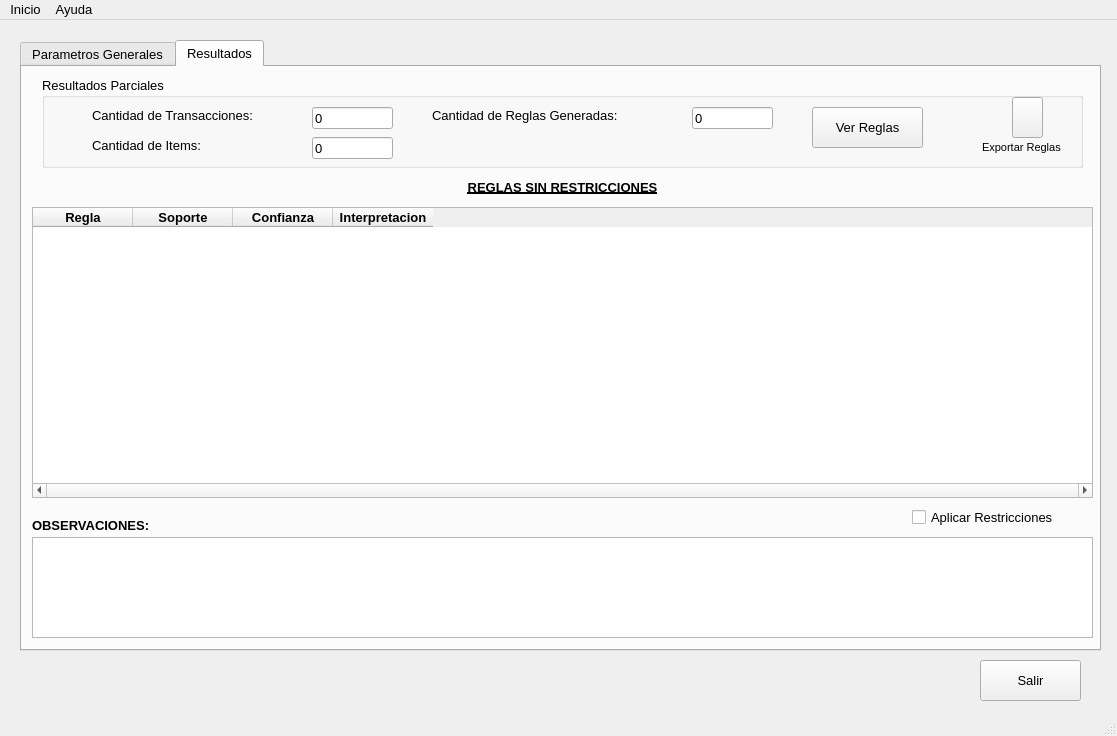
<?xml version="1.0" encoding="UTF-8"?>
<ui version="4.0">
 <class>MainWindow</class>
 <widget class="QMainWindow" name="MainWindow">
  <property name="geometry">
   <rect>
    <x>0</x>
    <y>0</y>
    <width>1117</width>
    <height>736</height>
   </rect>
  </property>
  <property name="sizePolicy">
   <sizepolicy hsizetype="Preferred" vsizetype="Preferred">
    <horstretch>0</horstretch>
    <verstretch>0</verstretch>
   </sizepolicy>
  </property>
  <property name="maximumSize">
   <size>
    <width>1117</width>
    <height>736</height>
   </size>
  </property>
  <property name="windowTitle">
   <string>AppRules</string>
  </property>
  <property name="windowIcon">
   <iconset resource="recursos/imagenes.qrc">
    <normaloff>:/images/regla.png</normaloff>:/images/regla.png</iconset>
  </property>
  <widget class="QWidget" name="centralwidget">
   <widget class="QPushButton" name="btn_salir">
    <property name="geometry">
     <rect>
      <x>980</x>
      <y>640</y>
      <width>101</width>
      <height>41</height>
     </rect>
    </property>
    <property name="font">
     <font>
      <pointsize>10</pointsize>
     </font>
    </property>
    <property name="toolTip">
     <string>&lt;html&gt;&lt;head/&gt;&lt;body&gt;&lt;p&gt;Salir de la Aplicacion&lt;/p&gt;&lt;/body&gt;&lt;/html&gt;</string>
    </property>
    <property name="text">
     <string>Salir</string>
    </property>
   </widget>
   <widget class="QTabWidget" name="tabWidget">
    <property name="geometry">
     <rect>
      <x>20</x>
      <y>20</y>
      <width>1081</width>
      <height>611</height>
     </rect>
    </property>
    <property name="font">
     <font>
      <pointsize>10</pointsize>
     </font>
    </property>
    <property name="currentIndex">
     <number>1</number>
    </property>
    <widget class="QWidget" name="tab">
     <attribute name="title">
      <string>Parametros Generales</string>
     </attribute>
     <widget class="QGroupBox" name="groupBox_3">
      <property name="geometry">
       <rect>
        <x>10</x>
        <y>380</y>
        <width>1031</width>
        <height>91</height>
       </rect>
      </property>
      <property name="title">
       <string>Parametros de Poda</string>
      </property>
      <widget class="QCheckBox" name="cb_soporte">
       <property name="enabled">
        <bool>false</bool>
       </property>
       <property name="geometry">
        <rect>
         <x>40</x>
         <y>40</y>
         <width>101</width>
         <height>20</height>
        </rect>
       </property>
       <property name="text">
        <string>Soporte</string>
       </property>
       <property name="checkable">
        <bool>true</bool>
       </property>
       <property name="checked">
        <bool>true</bool>
       </property>
      </widget>
      <widget class="QCheckBox" name="cb_confianza">
       <property name="enabled">
        <bool>false</bool>
       </property>
       <property name="geometry">
        <rect>
         <x>210</x>
         <y>40</y>
         <width>111</width>
         <height>20</height>
        </rect>
       </property>
       <property name="text">
        <string>Confianza</string>
       </property>
       <property name="checked">
        <bool>true</bool>
       </property>
      </widget>
      <widget class="QCheckBox" name="cb_sustentacion">
       <property name="geometry">
        <rect>
         <x>390</x>
         <y>40</y>
         <width>161</width>
         <height>20</height>
        </rect>
       </property>
       <property name="text">
        <string>Conviccion </string>
       </property>
      </widget>
      <widget class="QCheckBox" name="cb_lift">
       <property name="geometry">
        <rect>
         <x>560</x>
         <y>40</y>
         <width>191</width>
         <height>20</height>
        </rect>
       </property>
       <property name="text">
        <string>Sustentacion (Lift)</string>
       </property>
      </widget>
     </widget>
     <widget class="QGroupBox" name="groupBox_4">
      <property name="geometry">
       <rect>
        <x>10</x>
        <y>230</y>
        <width>1041</width>
        <height>121</height>
       </rect>
      </property>
      <property name="title">
       <string>Restriciones</string>
      </property>
      <widget class="QCheckBox" name="cb_min_consecuentes">
       <property name="geometry">
        <rect>
         <x>80</x>
         <y>70</y>
         <width>221</width>
         <height>20</height>
        </rect>
       </property>
       <property name="text">
        <string>Minimo de Consecuentes:</string>
       </property>
      </widget>
      <widget class="QSpinBox" name="sb_min_consecuentes">
       <property name="enabled">
        <bool>false</bool>
       </property>
       <property name="geometry">
        <rect>
         <x>300</x>
         <y>70</y>
         <width>61</width>
         <height>22</height>
        </rect>
       </property>
       <property name="minimum">
        <number>1</number>
       </property>
       <property name="value">
        <number>1</number>
       </property>
      </widget>
      <widget class="QCheckBox" name="cb_min_antecedentes">
       <property name="geometry">
        <rect>
         <x>80</x>
         <y>30</y>
         <width>231</width>
         <height>20</height>
        </rect>
       </property>
       <property name="text">
        <string>Minimo de Antecedentes:</string>
       </property>
      </widget>
      <widget class="QSpinBox" name="sb_min_antecedentes">
       <property name="enabled">
        <bool>false</bool>
       </property>
       <property name="geometry">
        <rect>
         <x>300</x>
         <y>30</y>
         <width>61</width>
         <height>22</height>
        </rect>
       </property>
       <property name="minimum">
        <number>1</number>
       </property>
       <property name="value">
        <number>1</number>
       </property>
      </widget>
     </widget>
     <widget class="QSpinBox" name="sb_max_consecuentes">
      <property name="enabled">
       <bool>false</bool>
      </property>
      <property name="geometry">
       <rect>
        <x>700</x>
        <y>300</y>
        <width>61</width>
        <height>22</height>
       </rect>
      </property>
      <property name="minimum">
       <number>1</number>
      </property>
      <property name="value">
       <number>5</number>
      </property>
     </widget>
     <widget class="QCheckBox" name="cb_max_antecedentes">
      <property name="geometry">
       <rect>
        <x>480</x>
        <y>260</y>
        <width>231</width>
        <height>20</height>
       </rect>
      </property>
      <property name="text">
       <string>Maximo de Antecedentes:</string>
      </property>
     </widget>
     <widget class="QCheckBox" name="cb_max_consecuentes">
      <property name="geometry">
       <rect>
        <x>480</x>
        <y>300</y>
        <width>221</width>
        <height>20</height>
       </rect>
      </property>
      <property name="text">
       <string>Maximo de Consecuentes:</string>
      </property>
     </widget>
     <widget class="QSpinBox" name="sb_max_antecedentes">
      <property name="enabled">
       <bool>false</bool>
      </property>
      <property name="geometry">
       <rect>
        <x>700</x>
        <y>260</y>
        <width>61</width>
        <height>22</height>
       </rect>
      </property>
      <property name="minimum">
       <number>1</number>
      </property>
      <property name="value">
       <number>5</number>
      </property>
     </widget>
     <widget class="QGroupBox" name="groupBox">
      <property name="geometry">
       <rect>
        <x>10</x>
        <y>20</y>
        <width>1041</width>
        <height>191</height>
       </rect>
      </property>
      <property name="title">
       <string>Parametros</string>
      </property>
      <widget class="QLabel" name="l_archivo">
       <property name="geometry">
        <rect>
         <x>70</x>
         <y>40</y>
         <width>71</width>
         <height>16</height>
        </rect>
       </property>
       <property name="text">
        <string>Archivo:</string>
       </property>
      </widget>
      <widget class="QLabel" name="label_2">
       <property name="geometry">
        <rect>
         <x>280</x>
         <y>80</y>
         <width>121</width>
         <height>16</height>
        </rect>
       </property>
       <property name="text">
        <string>Confianza (%):</string>
       </property>
      </widget>
      <widget class="QLabel" name="l_soporte">
       <property name="geometry">
        <rect>
         <x>70</x>
         <y>80</y>
         <width>101</width>
         <height>20</height>
        </rect>
       </property>
       <property name="text">
        <string>Soporte (%):</string>
       </property>
      </widget>
      <widget class="QDoubleSpinBox" name="dsb_soporte">
       <property name="geometry">
        <rect>
         <x>190</x>
         <y>70</y>
         <width>81</width>
         <height>31</height>
        </rect>
       </property>
       <property name="maximum">
        <double>100.000000000000000</double>
       </property>
       <property name="value">
        <double>30.000000000000000</double>
       </property>
      </widget>
      <widget class="QDoubleSpinBox" name="dsb_confianza">
       <property name="geometry">
        <rect>
         <x>410</x>
         <y>70</y>
         <width>81</width>
         <height>31</height>
        </rect>
       </property>
       <property name="maximum">
        <double>100.000000000000000</double>
       </property>
       <property name="value">
        <double>80.000000000000000</double>
       </property>
      </widget>
      <widget class="QPushButton" name="btn_examinar">
       <property name="geometry">
        <rect>
         <x>720</x>
         <y>30</y>
         <width>101</width>
         <height>31</height>
        </rect>
       </property>
       <property name="text">
        <string>Examinar</string>
       </property>
      </widget>
      <widget class="QLineEdit" name="le_examinar">
       <property name="geometry">
        <rect>
         <x>150</x>
         <y>31</y>
         <width>561</width>
         <height>31</height>
        </rect>
       </property>
       <property name="text">
        <string/>
       </property>
       <property name="placeholderText">
        <string/>
       </property>
      </widget>
      <widget class="Line" name="line">
       <property name="geometry">
        <rect>
         <x>20</x>
         <y>110</y>
         <width>1001</width>
         <height>20</height>
        </rect>
       </property>
       <property name="orientation">
        <enum>Qt::Horizontal</enum>
       </property>
      </widget>
      <widget class="QProgressBar" name="barra_progreso">
       <property name="enabled">
        <bool>true</bool>
       </property>
       <property name="geometry">
        <rect>
         <x>20</x>
         <y>140</y>
         <width>801</width>
         <height>23</height>
        </rect>
       </property>
       <property name="minimum">
        <number>0</number>
       </property>
       <property name="value">
        <number>0</number>
       </property>
       <property name="textVisible">
        <bool>true</bool>
       </property>
      </widget>
     </widget>
     <widget class="QPushButton" name="btn_procesar">
      <property name="geometry">
       <rect>
        <x>940</x>
        <y>520</y>
        <width>101</width>
        <height>41</height>
       </rect>
      </property>
      <property name="text">
       <string>Procesar</string>
      </property>
     </widget>
     <widget class="QPushButton" name="btn_detener">
      <property name="geometry">
       <rect>
        <x>810</x>
        <y>520</y>
        <width>101</width>
        <height>41</height>
       </rect>
      </property>
      <property name="text">
       <string>Detener</string>
      </property>
     </widget>
    </widget>
    <widget class="QWidget" name="tab_3">
     <attribute name="title">
      <string>Resultados</string>
     </attribute>
     <widget class="QGroupBox" name="groupBox_2">
      <property name="geometry">
       <rect>
        <x>20</x>
        <y>10</y>
        <width>1041</width>
        <height>91</height>
       </rect>
      </property>
      <property name="font">
       <font>
        <pointsize>10</pointsize>
       </font>
      </property>
      <property name="title">
       <string>Resultados Parciales</string>
      </property>
      <widget class="QLabel" name="label">
       <property name="geometry">
        <rect>
         <x>50</x>
         <y>30</y>
         <width>201</width>
         <height>16</height>
        </rect>
       </property>
       <property name="font">
        <font>
         <pointsize>10</pointsize>
        </font>
       </property>
       <property name="text">
        <string>Cantidad de Transacciones:</string>
       </property>
      </widget>
      <widget class="QLabel" name="label_3">
       <property name="geometry">
        <rect>
         <x>50</x>
         <y>60</y>
         <width>201</width>
         <height>16</height>
        </rect>
       </property>
       <property name="font">
        <font>
         <pointsize>10</pointsize>
        </font>
       </property>
       <property name="text">
        <string>Cantidad de Items:</string>
       </property>
      </widget>
      <widget class="QLineEdit" name="le_cant_transacciones">
       <property name="enabled">
        <bool>true</bool>
       </property>
       <property name="geometry">
        <rect>
         <x>270</x>
         <y>30</y>
         <width>81</width>
         <height>22</height>
        </rect>
       </property>
       <property name="font">
        <font>
         <pointsize>10</pointsize>
        </font>
       </property>
       <property name="layoutDirection">
        <enum>Qt::LeftToRight</enum>
       </property>
       <property name="text">
        <string>0</string>
       </property>
       <property name="readOnly">
        <bool>true</bool>
       </property>
      </widget>
      <widget class="QLineEdit" name="le_cant_productos">
       <property name="enabled">
        <bool>true</bool>
       </property>
       <property name="geometry">
        <rect>
         <x>270</x>
         <y>60</y>
         <width>81</width>
         <height>22</height>
        </rect>
       </property>
       <property name="font">
        <font>
         <pointsize>10</pointsize>
        </font>
       </property>
       <property name="layoutDirection">
        <enum>Qt::LeftToRight</enum>
       </property>
       <property name="text">
        <string>0</string>
       </property>
       <property name="echoMode">
        <enum>QLineEdit::Normal</enum>
       </property>
       <property name="readOnly">
        <bool>true</bool>
       </property>
       <property name="placeholderText">
        <string/>
       </property>
      </widget>
      <widget class="QPushButton" name="btn_ver_reglas">
       <property name="enabled">
        <bool>true</bool>
       </property>
       <property name="geometry">
        <rect>
         <x>770</x>
         <y>30</y>
         <width>111</width>
         <height>41</height>
        </rect>
       </property>
       <property name="font">
        <font>
         <pointsize>10</pointsize>
        </font>
       </property>
       <property name="mouseTracking">
        <bool>false</bool>
       </property>
       <property name="toolTip">
        <string>&lt;html&gt;&lt;head/&gt;&lt;body&gt;&lt;p&gt;Ver Reglas Generadas&lt;/p&gt;&lt;/body&gt;&lt;/html&gt;</string>
       </property>
       <property name="styleSheet">
        <string notr="true"/>
       </property>
       <property name="inputMethodHints">
        <set>Qt::ImhNone</set>
       </property>
       <property name="text">
        <string>Ver Reglas</string>
       </property>
       <property name="autoDefault">
        <bool>false</bool>
       </property>
       <property name="default">
        <bool>false</bool>
       </property>
       <property name="flat">
        <bool>false</bool>
       </property>
      </widget>
      <widget class="QLabel" name="label_5">
       <property name="geometry">
        <rect>
         <x>390</x>
         <y>30</y>
         <width>241</width>
         <height>16</height>
        </rect>
       </property>
       <property name="font">
        <font>
         <pointsize>10</pointsize>
        </font>
       </property>
       <property name="text">
        <string>Cantidad de Reglas Generadas:</string>
       </property>
      </widget>
      <widget class="QLineEdit" name="le_cant_reglas">
       <property name="enabled">
        <bool>true</bool>
       </property>
       <property name="geometry">
        <rect>
         <x>650</x>
         <y>30</y>
         <width>81</width>
         <height>22</height>
        </rect>
       </property>
       <property name="font">
        <font>
         <pointsize>10</pointsize>
        </font>
       </property>
       <property name="layoutDirection">
        <enum>Qt::LeftToRight</enum>
       </property>
       <property name="text">
        <string>0</string>
       </property>
       <property name="readOnly">
        <bool>true</bool>
       </property>
      </widget>
      <widget class="QPushButton" name="btn_pdf">
       <property name="geometry">
        <rect>
         <x>970</x>
         <y>20</y>
         <width>31</width>
         <height>41</height>
        </rect>
       </property>
       <property name="text">
        <string/>
       </property>
       <property name="icon">
        <iconset resource="recursos/imagenes.qrc">
         <normaloff>:/images/pdf.png</normaloff>:/images/pdf.png</iconset>
       </property>
       <property name="iconSize">
        <size>
         <width>40</width>
         <height>40</height>
        </size>
       </property>
      </widget>
      <widget class="QLabel" name="label_6">
       <property name="geometry">
        <rect>
         <x>940</x>
         <y>60</y>
         <width>101</width>
         <height>20</height>
        </rect>
       </property>
       <property name="font">
        <font>
         <pointsize>8</pointsize>
        </font>
       </property>
       <property name="text">
        <string>Exportar Reglas</string>
       </property>
      </widget>
     </widget>
     <widget class="QTableWidget" name="tw_rules">
      <property name="geometry">
       <rect>
        <x>10</x>
        <y>140</y>
        <width>1061</width>
        <height>291</height>
       </rect>
      </property>
      <property name="horizontalScrollBarPolicy">
       <enum>Qt::ScrollBarAlwaysOn</enum>
      </property>
      <property name="columnCount">
       <number>4</number>
      </property>
      <column>
       <property name="text">
        <string>Regla</string>
       </property>
       <property name="font">
        <font>
         <pointsize>10</pointsize>
         <weight>75</weight>
         <bold>true</bold>
        </font>
       </property>
       <property name="foreground">
        <brush brushstyle="SolidPattern">
         <color alpha="255">
          <red>0</red>
          <green>0</green>
          <blue>0</blue>
         </color>
        </brush>
       </property>
      </column>
      <column>
       <property name="text">
        <string>Soporte</string>
       </property>
       <property name="font">
        <font>
         <pointsize>10</pointsize>
         <weight>75</weight>
         <bold>true</bold>
        </font>
       </property>
      </column>
      <column>
       <property name="text">
        <string>Confianza</string>
       </property>
       <property name="font">
        <font>
         <pointsize>10</pointsize>
         <weight>75</weight>
         <bold>true</bold>
        </font>
       </property>
      </column>
      <column>
       <property name="text">
        <string>Interpretacion</string>
       </property>
       <property name="font">
        <font>
         <pointsize>10</pointsize>
         <weight>75</weight>
         <bold>true</bold>
        </font>
       </property>
      </column>
     </widget>
     <widget class="QTextEdit" name="te_observaciones">
      <property name="geometry">
       <rect>
        <x>10</x>
        <y>470</y>
        <width>1061</width>
        <height>101</height>
       </rect>
      </property>
     </widget>
     <widget class="QLabel" name="label_4">
      <property name="geometry">
       <rect>
        <x>10</x>
        <y>450</y>
        <width>201</width>
        <height>16</height>
       </rect>
      </property>
      <property name="font">
       <font>
        <pointsize>10</pointsize>
        <weight>75</weight>
        <bold>true</bold>
       </font>
      </property>
      <property name="text">
       <string>OBSERVACIONES:</string>
      </property>
     </widget>
     <widget class="QCheckBox" name="cb_aplicar_restricc">
      <property name="geometry">
       <rect>
        <x>890</x>
        <y>440</y>
        <width>181</width>
        <height>20</height>
       </rect>
      </property>
      <property name="text">
       <string>Aplicar Restricciones</string>
      </property>
     </widget>
     <widget class="QLabel" name="l_titulo">
      <property name="geometry">
       <rect>
        <x>20</x>
        <y>110</y>
        <width>1041</width>
        <height>20</height>
       </rect>
      </property>
      <property name="font">
       <font>
        <pointsize>10</pointsize>
        <weight>75</weight>
        <italic>false</italic>
        <bold>true</bold>
        <underline>true</underline>
        <strikeout>false</strikeout>
        <kerning>true</kerning>
       </font>
      </property>
      <property name="text">
       <string>REGLAS SIN RESTRICCIONES</string>
      </property>
      <property name="alignment">
       <set>Qt::AlignCenter</set>
      </property>
     </widget>
    </widget>
   </widget>
  </widget>
  <widget class="QMenuBar" name="menubar">
   <property name="geometry">
    <rect>
     <x>0</x>
     <y>0</y>
     <width>1117</width>
     <height>29</height>
    </rect>
   </property>
   <property name="font">
    <font>
     <pointsize>10</pointsize>
    </font>
   </property>
   <widget class="QMenu" name="menuInicio">
    <property name="title">
     <string>Inicio</string>
    </property>
    <addaction name="actionSalir"/>
   </widget>
   <widget class="QMenu" name="menuAyuda">
    <property name="title">
     <string>Ayuda</string>
    </property>
    <addaction name="actionInstrucciones_de_Uso"/>
    <addaction name="separator"/>
    <addaction name="actionAcerca_de"/>
   </widget>
   <addaction name="menuInicio"/>
   <addaction name="menuAyuda"/>
  </widget>
  <widget class="QStatusBar" name="statusbar"/>
  <action name="actionInstrucciones_de_Uso">
   <property name="text">
    <string>Instrucciones de Uso</string>
   </property>
  </action>
  <action name="actionAcerca_de">
   <property name="text">
    <string>Acerca de</string>
   </property>
  </action>
  <action name="actionSalir">
   <property name="text">
    <string>Salir</string>
   </property>
   <property name="font">
    <font>
     <pointsize>10</pointsize>
    </font>
   </property>
  </action>
  <action name="actionDesde_Archivo">
   <property name="text">
    <string>Desde Archivo</string>
   </property>
  </action>
  <action name="actionIngreso_Manual">
   <property name="text">
    <string>Ingreso Manual</string>
   </property>
  </action>
  <action name="actionReset">
   <property name="checkable">
    <bool>false</bool>
   </property>
   <property name="enabled">
    <bool>true</bool>
   </property>
   <property name="text">
    <string>Reset</string>
   </property>
   <property name="font">
    <font>
     <pointsize>10</pointsize>
    </font>
   </property>
  </action>
 </widget>
 <tabstops>
  <tabstop>tabWidget</tabstop>
  <tabstop>le_examinar</tabstop>
  <tabstop>btn_examinar</tabstop>
  <tabstop>dsb_soporte</tabstop>
  <tabstop>dsb_confianza</tabstop>
  <tabstop>cb_min_antecedentes</tabstop>
  <tabstop>sb_min_antecedentes</tabstop>
  <tabstop>cb_max_antecedentes</tabstop>
  <tabstop>sb_max_antecedentes</tabstop>
  <tabstop>cb_min_consecuentes</tabstop>
  <tabstop>sb_min_consecuentes</tabstop>
  <tabstop>cb_max_consecuentes</tabstop>
  <tabstop>sb_max_consecuentes</tabstop>
  <tabstop>cb_soporte</tabstop>
  <tabstop>cb_confianza</tabstop>
  <tabstop>cb_sustentacion</tabstop>
  <tabstop>cb_lift</tabstop>
  <tabstop>btn_procesar</tabstop>
  <tabstop>btn_ver_reglas</tabstop>
  <tabstop>le_cant_transacciones</tabstop>
  <tabstop>le_cant_reglas</tabstop>
  <tabstop>le_cant_productos</tabstop>
  <tabstop>tw_rules</tabstop>
  <tabstop>cb_aplicar_restricc</tabstop>
  <tabstop>te_observaciones</tabstop>
  <tabstop>btn_salir</tabstop>
  <tabstop>btn_detener</tabstop>
 </tabstops>
 <resources>
  <include location="recursos/imagenes.qrc"/>
 </resources>
 <connections>
  <connection>
   <sender>btn_salir</sender>
   <signal>clicked()</signal>
   <receiver>MainWindow</receiver>
   <slot>close()</slot>
   <hints>
    <hint type="sourcelabel">
     <x>980</x>
     <y>669</y>
    </hint>
    <hint type="destinationlabel">
     <x>355</x>
     <y>317</y>
    </hint>
   </hints>
  </connection>
  <connection>
   <sender>actionSalir</sender>
   <signal>triggered()</signal>
   <receiver>MainWindow</receiver>
   <slot>close()</slot>
   <hints>
    <hint type="sourcelabel">
     <x>-1</x>
     <y>-1</y>
    </hint>
    <hint type="destinationlabel">
     <x>355</x>
     <y>317</y>
    </hint>
   </hints>
  </connection>
 </connections>
</ui>
